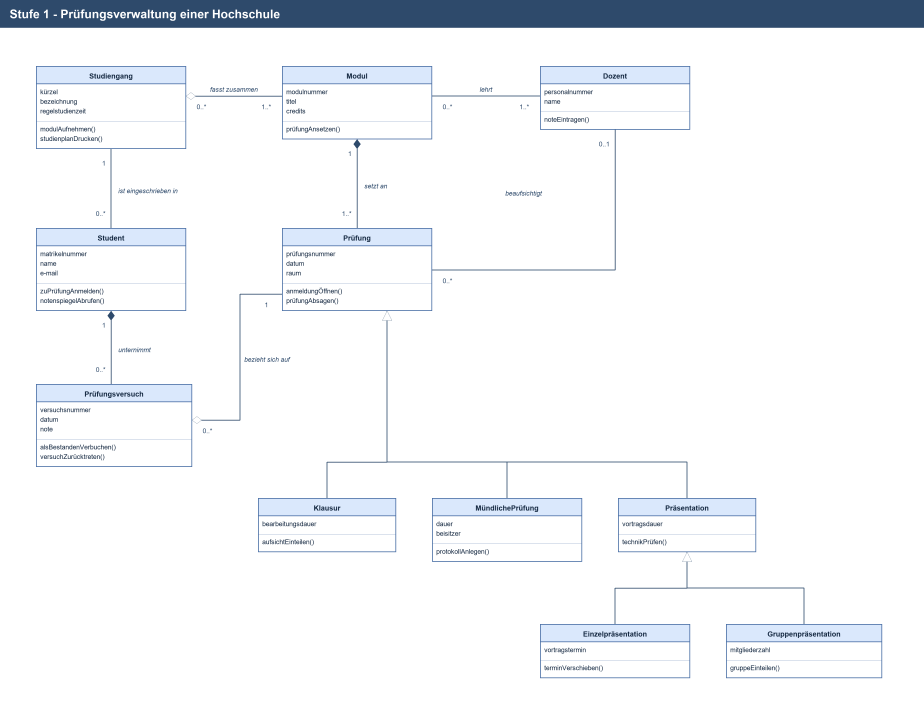
#> input picture projekte/HSBA 2. Semester/modellierung betrieblicher informationssysteme/05_pruefungsleistung/05_abgabe/UML-Vertiefung_02-09/Diagramme/Stufe_1_Ist-Modell.png, 4620 x 3600 px, found by its file name (shown at 1/5 size)
$ python build_pdf.py
#> lines starting #> are read from the running program, lines starting #| are printed output that depends on the picture
### projekte/HSBA 2. Semester/modellierung betrieblicher informationssysteme/05_pruefungsleistung/05_abgabe/UML-Vertiefung_02-09/Diagramme/_generator/model.py
# -*- coding: utf-8 -*-
"""Layoutmodell der Vertiefungsdiagramme, Termin 02.09.2026.

Notation strikt nach dem belegten Katalog: keine Sichtbarkeiten, keine
Datentypen, keine Methodensignaturen, keine abstrakten Klassen, keine
Enumerationen, keine Assoziationsklassen. Belege siehe
`03_entwurf/Szenarien_vertiefung.md`.
"""

NAVY = "#2E4A6B"      # Kanten und Titelbalken
INK = "#12263F"       # Text in den Klassen
ACCENT = "#8A6A2F"

# Kopfzeilenfarbe und Rahmenfarbe je Zustand, Hausstil der Runde vom 12.08.
TONE = {
    None: ("#DAE8FC", "#4A6FA5"),          # unveraendert, hellblau
    "neu": ("#D5E8D4", "#5E9B4A"),         # neu in Aufgabe 2, gruen
    "geaendert": ("#FFF2CC", "#C0A24A"),   # umgebaut, gelb
}

FILES = {
    "stufe_1": "Stufe_1_Ist-Modell",
    "stufe_2": "Stufe_2_Endmodell",
    "stufe_2_diff": "Stufe_2_Differenz",
    "aufgabe_2_ki": "Aufgabe_2_KI-Entwurf",
}

HDR = 30      # Kopfzeile Klassenname
PAD = 7       # Innenabstand je Fach
LINE = 16     # Zeilenhoehe


class C:
    """Klasse im Diagramm."""

    def __init__(self, key, name, x, y, w, attrs=(), ops=(), abstract=False,
                 stereotype=None, literals=None, tone=None):
        self.key, self.name, self.x, self.y, self.w = key, name, x, y, w
        self.attrs, self.ops = list(attrs), list(ops)
        self.abstract, self.stereotype = abstract, stereotype
        self.literals = list(literals) if literals else None
        self.tone = tone

    # [9 lines left out: function h, not called in this run]

    @property
    def label(self):
        return self.name + (" {abstract}" if self.abstract else "")

    def box(self):
        return (self.x, self.y, self.x + self.w, self.y + self.h)


class E:
    """Beziehung. kind: assoc | compo | aggr | gener | navassoc | dashed"""

    def __init__(self, kind, src, dst, points, name=None, m_src=None, m_dst=None,
                 r_src=None, r_dst=None, name_at=None, m_src_at=None,
                 m_dst_at=None, r_src_at=None, r_dst_at=None):
        self.kind, self.src, self.dst, self.points = kind, src, dst, points
        self.name, self.m_src, self.m_dst = name, m_src, m_dst
        self.r_src, self.r_dst = r_src, r_dst
        self.name_at, self.m_src_at, self.m_dst_at = name_at, m_src_at, m_dst_at
        self.r_src_at, self.r_dst_at = r_src_at, r_dst_at


class N:
    """Notiz."""

    def __init__(self, x, y, w, lines, h=None, plain=False):
        self.x, self.y, self.w, self.lines = x, y, w, list(lines)
        self.plain = plain
        self.h = h or (2 * PAD + LINE * len(self.lines) + 6)


def toned(classes, tones):
    """Kopiert eine Klassenliste und faerbt sie fuer die Differenzansicht."""
    out = []
    for c in classes:
        d = C(c.key, c.name, c.x, c.y, c.w, c.attrs, c.ops)
        d.tone = tones.get(c.key)
        out.append(d)
    return out


# ==========================================================================
# Stufe 1 - Ist-Modell der Pruefungsverwaltung
# ==========================================================================
S1_W, S1_H = 1540, 1200
S1 = [
    C("studiengang", "Studiengang", 60, 110, 250,
      ["kürzel", "bezeichnung", "regelstudienzeit"],
      ["modulAufnehmen()", "studienplanDrucken()"]),
    C("modul", "Modul", 470, 110, 250,
      ["modulnummer", "titel", "credits"],
      ["prüfungAnsetzen()"]),
    C("dozent", "Dozent", 900, 110, 250,
      ["personalnummer", "name"],
      ["noteEintragen()"]),
    C("student", "Student", 60, 380, 250,
      ["matrikelnummer", "name", "e-mail"],
      ["zuPrüfungAnmelden()", "notenspiegelAbrufen()"]),
    C("pruefung", "Prüfung", 470, 380, 250,
      ["prüfungsnummer", "datum", "raum"],
      ["anmeldungÖffnen()", "prüfungAbsagen()"]),
    C("versuch", "Prüfungsversuch", 60, 640, 260,
      ["versuchsnummer", "datum", "note"],
      ["alsBestandenVerbuchen()", "versuchZurücktreten()"]),
    C("klausur", "Klausur", 430, 830, 230,
      ["bearbeitungsdauer"],
      ["aufsichtEinteilen()"]),
    C("muendlich", "MündlichePrüfung", 720, 830, 250,
      ["dauer", "beisitzer"],
      ["protokollAnlegen()"]),
    C("praesentation", "Präsentation", 1030, 830, 230,
      ["vortragsdauer"],
      ["technikPrüfen()"]),
    C("einzel", "Einzelpräsentation", 900, 1040, 250,
      ["vortragstermin"],
      ["terminVerschieben()"]),
    C("gruppe", "Gruppenpräsentation", 1210, 1040, 260,
      ["mitgliederzahl"],
      ["gruppeEinteilen()"]),
]
S1_E = [
    E("aggr", "studiengang", "modul", [(310, 160), (470, 160)],
      name="fasst zusammen", m_src="0..*", m_dst="1..*"),
    E("compo", "modul", "pruefung", [(595, 232), (595, 380)],
      name="setzt an", m_src="1", m_dst="1..*"),
    E("assoc", "dozent", "modul", [(900, 160), (720, 160)],
      name="lehrt", m_src="1..*", m_dst="0..*"),
    E("assoc", "dozent", "pruefung", [(1025, 216), (1025, 450), (720, 450)],
      name="beaufsichtigt", m_src="0..1", m_dst="0..*"),
    E("assoc", "student", "studiengang", [(185, 380), (185, 248)],
      name="ist eingeschrieben in", m_src="0..*", m_dst="1"),
    E("compo", "student", "versuch", [(185, 518), (185, 640)],
      name="unternimmt", m_src="1", m_dst="0..*"),
    E("aggr", "versuch", "pruefung",
      [(320, 700), (400, 700), (400, 490), (470, 490)],
      name="bezieht sich auf", m_src="0..*", m_dst="1"),
    E("gener", "klausur", "pruefung",
      [(545, 830), (545, 770), (645, 770), (645, 518)]),
    E("gener", "muendlich", "pruefung",
      [(845, 830), (845, 770), (645, 770), (645, 518)]),
    E("gener", "praesentation", "pruefung",
      [(1145, 830), (1145, 770), (645, 770), (645, 518)]),
    E("gener", "einzel", "praesentation",
      [(1025, 1040), (1025, 980), (1145, 980), (1145, 920)]),
    E("gener", "gruppe", "praesentation",
      [(1340, 1040), (1340, 980), (1145, 980), (1145, 920)]),
]
S1_N = []


# ==========================================================================
# Stufe 2 - Endmodell nach der neuen Pruefungsordnung
# ==========================================================================
S2_W, S2_H = 1900, 1120
S2 = [
    C("studiengang", "Studiengang", 60, 110, 250,
      ["kürzel", "bezeichnung", "regelstudienzeit"],
      ["modulAufnehmen()", "studienplanDrucken()"]),
    C("modulzuordnung", "Modulzuordnung", 430, 120, 250,
      ["art", "fachsemester"],
      ["artÄndern()"]),
    C("modul", "Modul", 800, 110, 250,
      ["modulnummer", "titel", "credits"],
      ["prüfungAnsetzen()"]),
    C("dozent", "Dozent", 1300, 110, 250,
      ["personalnummer", "name"],
      ["noteEintragen()"]),
    C("student", "Student", 60, 380, 250,
      ["matrikelnummer", "name", "e-mail"],
      ["zuPrüfungAnmelden()", "notenspiegelAbrufen()"]),
    C("pruefung", "Prüfung", 800, 380, 250,
      ["prüfungsnummer", "datum", "raum"],
      ["anmeldungÖffnen()", "prüfungAbsagen()"]),
    C("leistung", "Leistung", 60, 660, 280,
      ["datum", "note"],
      ["angerechnetesModulErmitteln()", "alsBestandenVerbuchen()"]),
    C("anerkannt", "AnerkannteLeistung", 60, 940, 270,
      ["hochschule", "externerTitel"],
      ["nachweisPrüfen()"]),
    C("versuch", "Prüfungsversuch", 420, 940, 250,
      ["versuchsnummer"],
      ["versuchZurücktreten()"]),
    C("klausur", "Klausur", 760, 700, 230,
      ["bearbeitungsdauer"],
      ["aufsichtEinteilen()"]),
    C("muendlich", "MündlichePrüfung", 1060, 700, 250,
      ["dauer", "beisitzer"],
      ["protokollAnlegen()"]),
    C("praesentation", "Präsentation", 1400, 700, 230,
      ["vortragsdauer"],
      ["technikPrüfen()"]),
    C("einzel", "Einzelpräsentation", 1280, 950, 250,
      ["vortragstermin"],
      ["terminVerschieben()"]),
    C("gruppe", "Gruppenpräsentation", 1590, 950, 260,
      ["mitgliederzahl"],
      ["gruppeEinteilen()"]),
]
S2_E = [
    E("compo", "studiengang", "modulzuordnung", [(310, 175), (430, 175)],
      name="ordnet zu", m_src="1", m_dst="1..*"),
    E("aggr", "modulzuordnung", "modul", [(680, 175), (800, 175)],
      name="betrifft", m_src="0..*", m_dst="1"),
    E("assoc", "dozent", "modul", [(1300, 160), (1050, 160)],
      name="lehrt", m_src="1..*", m_dst="0..*"),
    E("assoc", "dozent", "pruefung", [(1425, 216), (1425, 450), (1050, 450)],
      name="beaufsichtigt", m_src="0..1", m_dst="0..*"),
    E("compo", "modul", "pruefung", [(925, 232), (925, 380)],
      name="setzt an", m_src="1", m_dst="1..*"),
    E("assoc", "student", "studiengang", [(185, 380), (185, 248)],
      name="ist eingeschrieben in", m_src="0..*", m_dst="1"),
    E("compo", "student", "leistung", [(185, 518), (185, 660)],
      name="erbringt", m_src="1", m_dst="0..*"),
    E("gener", "anerkannt", "leistung", [(195, 940), (195, 782)]),
    E("gener", "versuch", "leistung",
      [(545, 940), (545, 870), (195, 870), (195, 782)]),
    E("aggr", "versuch", "pruefung",
      [(670, 985), (720, 985), (720, 480), (800, 480)],
      name="bezieht sich auf", m_src="0..*", m_dst="1",
      name_at=(706, 590, "end"), m_src_at=(688, 972, "end")),
    E("aggr", "anerkannt", "modul",
      [(330, 993), (375, 993), (375, 90), (925, 90), (925, 110)],
      name="wird angerechnet auf", m_src="0..*", m_dst="1",
      name_at=(390, 640, "start"), m_dst_at=(910, 104, "end")),
    E("gener", "klausur", "pruefung",
      [(875, 700), (875, 620), (925, 620), (925, 518)]),
    E("gener", "muendlich", "pruefung",
      [(1185, 700), (1185, 620), (925, 620), (925, 518)]),
    E("gener", "praesentation", "pruefung",
      [(1515, 700), (1515, 620), (925, 620), (925, 518)]),
    E("gener", "einzel", "praesentation",
      [(1405, 950), (1405, 870), (1515, 870), (1515, 790)]),
    E("gener", "gruppe", "praesentation",
      [(1720, 950), (1720, 870), (1515, 870), (1515, 790)]),
]
S2_N = [
    N(700, 860, 560,
      ["Zielkonflikt Gruppenpräsentation, Variante B:",
       "je Mitglied eine eigene Leistung, alle beziehen sich",
       "auf dieselbe Gruppenpräsentation. Die Komposition",
       "zu Student bleibt damit unverändert."]),
]


# ==========================================================================
# Stufe 2 - Differenzansicht
# ==========================================================================
S3_TONES = {
    "modulzuordnung": "neu",
    "leistung": "neu",
    "anerkannt": "neu",
    "einzel": "neu",
    "gruppe": "neu",
    "studiengang": "geaendert",
    "modul": "geaendert",
    "student": "geaendert",
    "versuch": "geaendert",
    "praesentation": "geaendert",
}
S3_W, S3_H = S2_W, S2_H
S3 = toned(S2, S3_TONES)
S3_E = S2_E
S3_N = S2_N + [
    N(700, 990, 560,
      ["Blau  unverändert aus Aufgabe 1",
       "Grün  neu in Aufgabe 2",
       "Gelb  gegenüber Aufgabe 1 umgebaut"]),
    N(400, 262, 480,
      ["Entfallen: die Aggregation Studiengang - Modul",
       "aus Aufgabe 1. Sie kann Art und Fachsemester",
       "nicht tragen und weicht der Modulzuordnung."]),
]


# ==========================================================================
# Aufgabe 2 - KI-Entwurf zum Szenario aus Aufgabe 1
# --------------------------------------------------------------------------
# Bewusst fehlerhaft. Acht echte Fehler und zwei zulaessige Abweichungen,
# gesetzt nach den typischen Ausfallmustern eines Sprachmodells bei UML aus
# Fliesstext. Fundliste und Begruendungen: 03_entwurf/Szenarien_vertiefung.md
# ==========================================================================
K_W, K_H = 1540, 1200
K = [
    C("studiengang", "Studiengang", 60, 110, 250,
      ["kürzel", "bezeichnung", "regelstudienzeit"],
      ["modulAufnehmen()", "studienplanDrucken()"]),
    C("modul", "Modul", 470, 110, 250,
      ["modulnummer", "titel", "credits", "beschreibung"],
      ["prüfungAnsetzen()"]),
    C("dozent", "Dozent", 900, 110, 250,
      ["personalnummer", "name"],
      ["noteEintragen()"]),
    C("student", "Student", 60, 380, 250,
      ["matrikelnummer", "name", "e-mail", "status"],
      ["zuPrüfungAnmelden()", "notenspiegelAbrufen()"]),
    C("pruefung", "Prüfungstermin", 470, 380, 250,
      ["prüfungsnummer", "datum", "raum", "status"],
      ["anmeldungÖffnen()", "prüfungAbsagen()"]),
    C("versuch", "Prüfungsversuch", 60, 660, 260,
      ["id", "datum", "note"],
      ["alsBestandenVerbuchen()", "versuchZurücktreten()"]),
    C("klausur", "Klausur", 430, 830, 230,
      ["bearbeitungsdauer"],
      ["aufsichtEinteilen()"]),
    C("muendlich", "MündlichePrüfung", 720, 830, 250,
      ["dauer", "beisitzer"],
      ["protokollAnlegen()"]),
    C("praesentation", "Präsentation", 1030, 830, 230,
      ["vortragsdauer"],
      ["technikPrüfen()"]),
    C("einzel", "Einzelpräsentation", 60, 1040, 250,
      ["vortragstermin"],
      ["terminVerschieben()"]),
    C("gruppe", "Gruppenpräsentation", 370, 1040, 260,
      ["mitgliederzahl"],
      ["gruppeEinteilen()"]),
]
K_E = [
    # F1 schwarze statt weisser Raute
    E("compo", "studiengang", "modul", [(310, 160), (470, 160)],
      name="fasst zusammen", m_src="0..*", m_dst="1..*"),
    # F2 Assoziation statt Komposition
    E("assoc", "modul", "pruefung", [(595, 248), (595, 380)],
      name="setzt an", m_src="1", m_dst="1..*"),
    # F5 Assoziation Dozent-Modul fehlt vollstaendig
    # F3 Kardinalitaet 1 statt 0..1
    E("assoc", "dozent", "pruefung", [(1025, 216), (1025, 450), (720, 450)],
      name="beaufsichtigt", m_src="1", m_dst="0..*"),
    # F4 Kardinalitaeten vertauscht
    E("assoc", "student", "studiengang", [(185, 380), (185, 248)],
      name="ist eingeschrieben in", m_src="1", m_dst="0..*"),
    E("compo", "student", "versuch", [(185, 534), (185, 660)],
      name="unternimmt", m_src="1", m_dst="0..*"),
    # A1 Assoziation statt Aggregation - zulaessig, nicht falsch
    E("assoc", "versuch", "pruefung",
      [(320, 720), (400, 720), (400, 490), (470, 490)],
      name="bezieht sich auf", m_src="0..*", m_dst="1"),
    E("gener", "klausur", "pruefung",
      [(545, 830), (545, 770), (645, 770), (645, 534)]),
    E("gener", "muendlich", "pruefung",
      [(845, 830), (845, 770), (645, 770), (645, 534)]),
    E("gener", "praesentation", "pruefung",
      [(1145, 830), (1145, 770), (645, 770), (645, 534)]),
    # F6 zweite Vererbungsebene geplaettet
    E("gener", "einzel", "pruefung",
      [(185, 1040), (185, 980), (690, 980), (690, 534)]),
    E("gener", "gruppe", "pruefung",
      [(500, 1040), (500, 980), (690, 980), (690, 534)]),
]
K_N = []


PAGES = [
    ("stufe_1", "Stufe 1 - Prüfungsverwaltung einer Hochschule",
     S1_W, S1_H, S1, S1_E, S1_N),
    ("stufe_2", "Stufe 2 - Die neue Prüfungsordnung",
     S2_W, S2_H, S2, S2_E, S2_N),
    ("stufe_2_diff", "Stufe 2 - Differenzansicht zu Stufe 1",
     S3_W, S3_H, S3, S3_E, S3_N),
    ("aufgabe_2_ki", "Modellentwurf eines KI-Werkzeugs zum Szenario",
     K_W, K_H, K, K_E, K_N),
]

### projekte/HSBA 2. Semester/modellierung betrieblicher informationssysteme/05_pruefungsleistung/05_abgabe/UML-Vertiefung_02-09/Diagramme/_generator/build_pdf.py
# -*- coding: utf-8 -*-
"""Legt die 288-dpi-PNGs zentriert auf A3 quer und schreibt je ein PDF.

Aufruf:  python _generator/build_pdf.py <Diagrammordner>
Die Auflage 3 hatte hier eine Luecke: ohne drawio-CLI und ohne
SVG-nach-PDF-Konverter gab es keine eigenstaendigen Diagramm-PDFs.
Der Umweg ueber das Rasterbild loest das ohne Zusatzwerkzeug.
"""
import os
import sys

from PIL import Image

from model import FILES

DPI = 288
MM = 25.4
A3_W = int(round(420 / MM * DPI))   # 4763 px
A3_H = int(round(297 / MM * DPI))   # 3367 px
MARGIN = int(round(10 / MM * DPI))  # 10 mm Rand

OUT = sys.argv[1] if len(sys.argv) > 1 else "."


def to_a3(src, dst):
#> called with src = './Stufe_1_Ist-Modell.png', dst = './Stufe_1_Ist-Modell.pdf'
    img = Image.open(src).convert("RGB")
#> img is the input picture: PIL image 4620x3600 RGB; mean R, G, B 242.4, 244.5, 247.2
    box_w, box_h = A3_W - 2 * MARGIN, A3_H - 2 * MARGIN
    scale = min(box_w / img.width, box_h / img.height)
    if scale < 1:
        img = img.resize((int(img.width * scale), int(img.height * scale)),
                         Image.LANCZOS)
#> img: PIL image 4032x3142 RGB
    page = Image.new("RGB", (A3_W, A3_H), "white")
#> page: PIL image 4762x3368 RGB; every value is 255
    page.paste(img, ((A3_W - img.width) // 2, (A3_H - img.height) // 2))
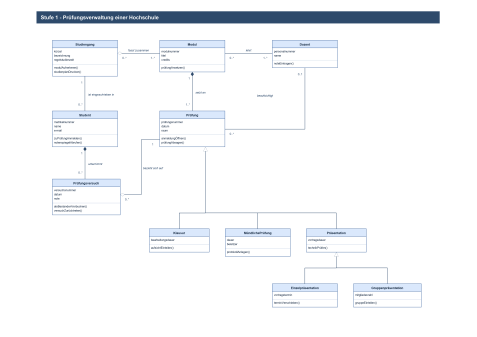
#> page: PIL image 4762x3368 RGB (shown at 1/10 size); mean R, G, B 245, 246.6, 248.8
    page.save(dst, "PDF", resolution=DPI)
    return img.width, img.height, round(scale, 3)


if __name__ == "__main__":
    for key, name in FILES.items():
        src = os.path.join(OUT, name + ".png")
        if not os.path.exists(src):
            print("fehlt:", src)
            continue
        dst = os.path.join(OUT, name + ".pdf")
        w, h, s = to_a3(src, dst)
        print("OK %s -> A3 quer, Bild %dx%d px, Faktor %s" % (name, w, h, s))
#| OK Stufe_1_Ist-Modell -> A3 quer, Bild 4032x3142 px, Faktor 0.873
#> pass 2 of the loop `for key, name in FILES.items():`:
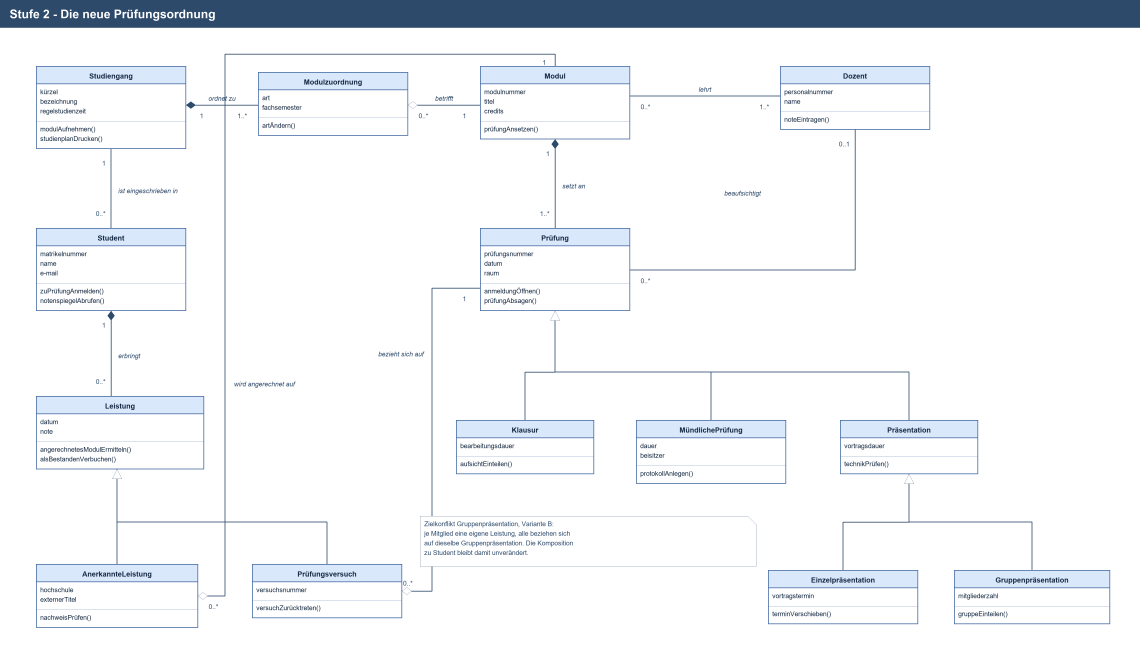
#> input picture projekte/HSBA 2. Semester/modellierung betrieblicher informationssysteme/05_pruefungsleistung/05_abgabe/UML-Vertiefung_02-09/Diagramme/Stufe_2_Endmodell.png, 5700 x 3360 px, found by its file name (shown at 1/5 size)
#> in to_a3, img is the input picture: PIL image 5700x3360 RGB; mean R, G, B 240.8, 243.2, 246.2
#> img: PIL image 4536x2673 RGB
#> in to_a3 (call 2), `page.paste(img, ((A3_W - img.width) // 2, (A3_H - img.height) // 2))`:
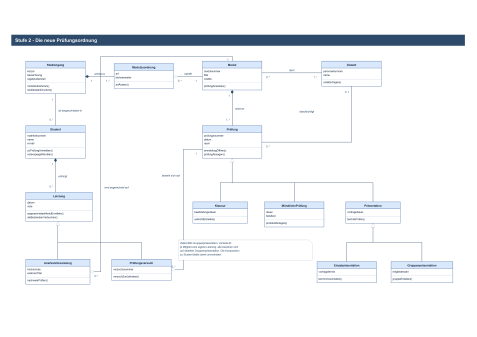
#> page: PIL image 4762x3368 RGB (shown at 1/10 size); mean R, G, B 244.2, 245.9, 248.2
#| OK Stufe_2_Endmodell -> A3 quer, Bild 4536x2673 px, Faktor 0.796
#> pass 3 of the loop `for key, name in FILES.items():`:
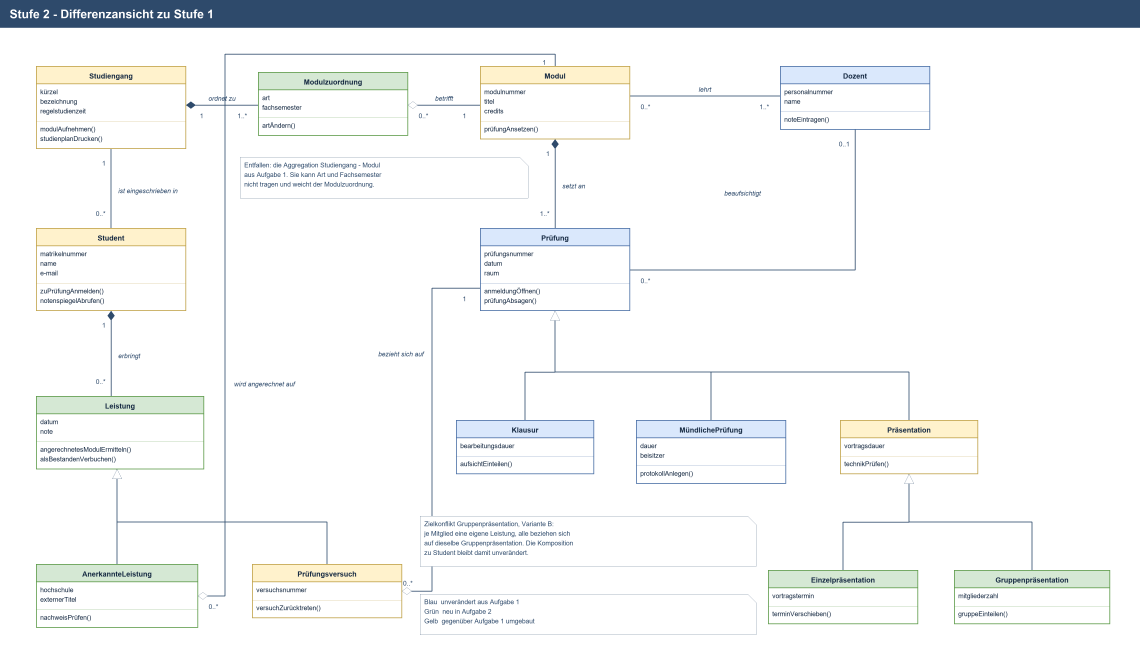
#> input picture projekte/HSBA 2. Semester/modellierung betrieblicher informationssysteme/05_pruefungsleistung/05_abgabe/UML-Vertiefung_02-09/Diagramme/Stufe_2_Differenz.png, 5700 x 3360 px, found by its file name (shown at 1/5 size)
#> in to_a3, img is the input picture: PIL image 5700x3360 RGB; mean R, G, B 241.4, 243.3, 244
#> img: PIL image 4536x2673 RGB
#> in to_a3 (call 3), `page.paste(img, ((A3_W - img.width) // 2, (A3_H - img.height) // 2))`:
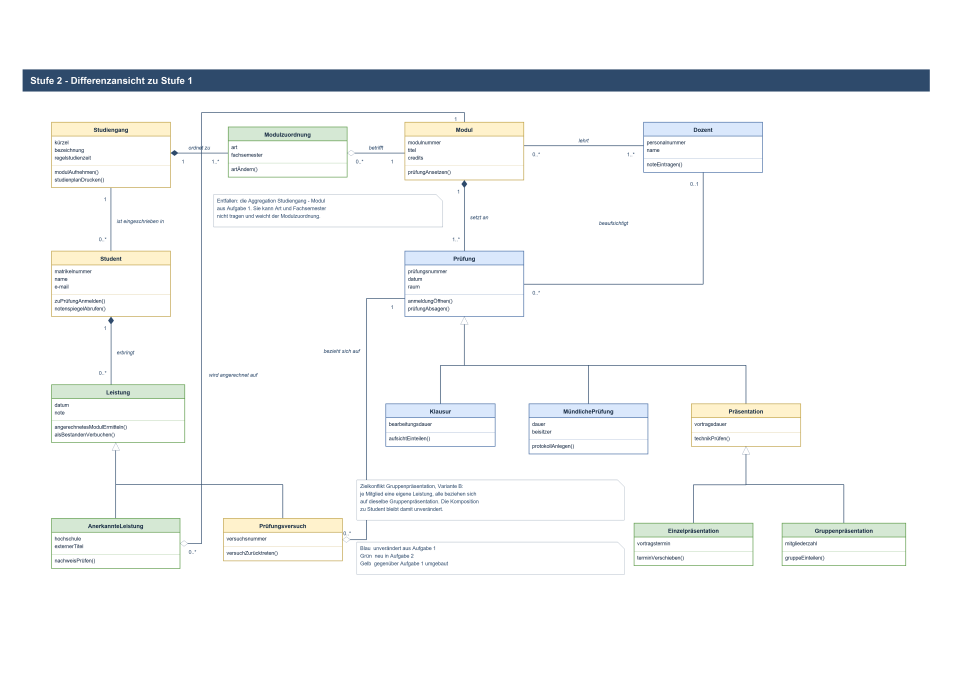
#> page: PIL image 4762x3368 RGB (shown at 1/5 size); mean R, G, B 244.6, 246.1, 246.6
#| OK Stufe_2_Differenz -> A3 quer, Bild 4536x2673 px, Faktor 0.796
#> the loop made 4 passes; the first 3 are shown
